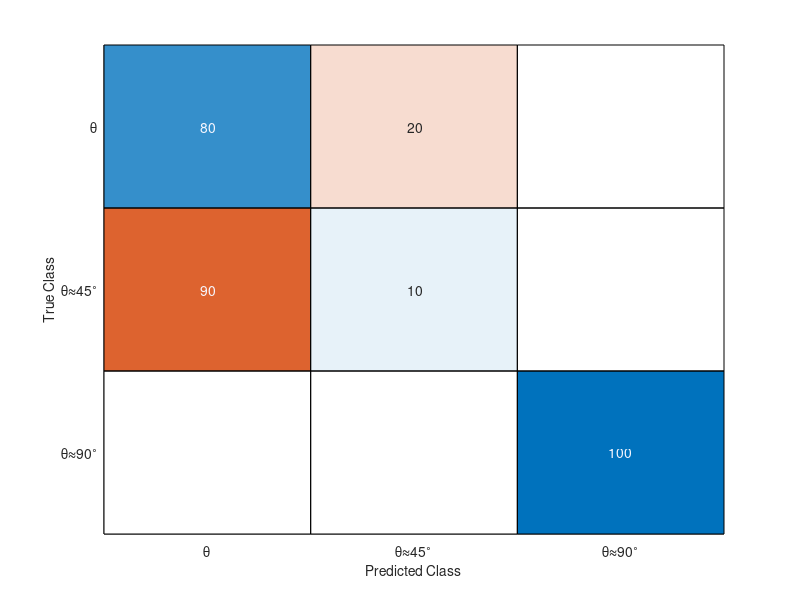

Write the MATLAB code that produced this figure. (Note: this script raises an error after producing the figure.)
clc; clear all; close all;
groundTruth_indices = [ones(1,100) ones(1,100).*2 ones(1,100).*3];
predicted_indices = [ones(1,80) ones(1,20).*2 ones(1,10).*2 ones(1,90)*1 ones(1,100).*3];

class_labels = {'\theta','\theta\approx45^\circ', '\theta\approx90^\circ'};

figure;
cm = confusionchart(class_labels(groundTruth_indices),class_labels(predicted_indices));
figure;
cm_indices = confusionchart(groundTruth_indices,predicted_indices,...
    'Normalization','row-normalized');
